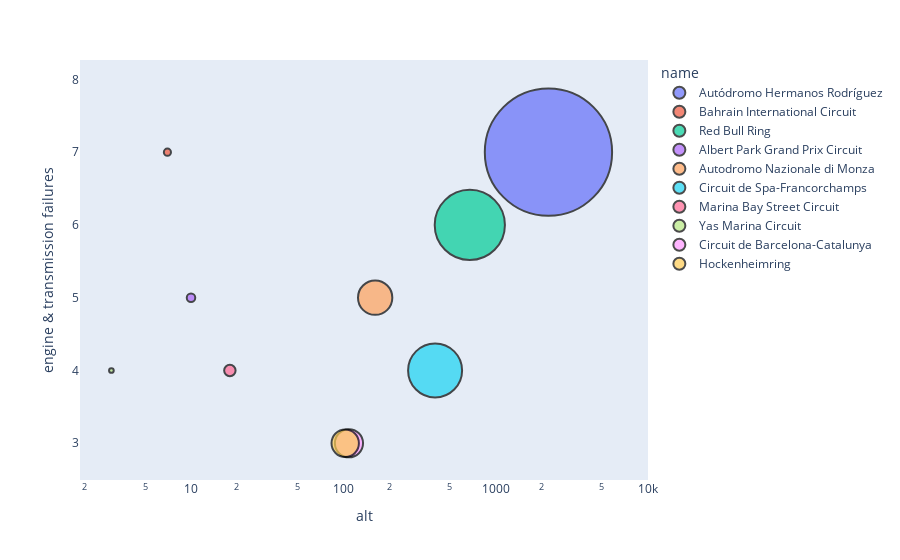

Notebook code cell kept with this figure:
### Code cell
df = circuit_altitudes

fig = px.scatter(df, x="alt", y="engine & transmission failures",
         size="alt", color="name",
                  log_x=True, size_max= 90)
fig.update_traces(textfont_size=20,
                  marker=dict(line=dict(color='#000000', width=2)))
fig.update_xaxes(showgrid=False)
fig.update_yaxes(showgrid=False)
fig.show()

### Figure 1 — Plotly figure (JSON) as saved in the notebook; plotly's stock layout.template omitted (floating-point values rounded to 4 significant figures)
{"data": [{"hovertemplate": "name=Autódromo Hermanos Rodríguez<br>alt=%{marker.size}<br>engine & transmission failures=%{y}<extra></extra>", "legendgroup": "Autódromo Hermanos Rodríguez", "marker": {"color": "#636efa", "line": {"color": "#000000", "width": 2}, "size": [2227], "sizemode": "area", "sizeref": 0.2749, "symbol": "circle"}, "mode": "markers", "name": "Autódromo Hermanos Rodríguez", "orientation": "v", "showlegend": true, "textfont": {"size": 20}, "type": "scatter", "x": [2227], "xaxis": "x", "y": [7], "yaxis": "y"}, {"hovertemplate": "name=Bahrain International Circuit<br>alt=%{marker.size}<br>engine & transmission failures=%{y}<extra></extra>", "legendgroup": "Bahrain International Circuit", "marker": {"color": "#EF553B", "line": {"color": "#000000", "width": 2}, "size": [7], "sizemode": "area", "sizeref": 0.2749, "symbol": "circle"}, "mode": "markers", "name": "Bahrain International Circuit", "orientation": "v", "showlegend": true, "textfont": {"size": 20}, "type": "scatter", "x": [7], "xaxis": "x", "y": [7], "yaxis": "y"}, {"hovertemplate": "name=Red Bull Ring<br>alt=%{marker.size}<br>engine & transmission failures=%{y}<extra></extra>", "legendgroup": "Red Bull Ring", "marker": {"color": "#00cc96", "line": {"color": "#000000", "width": 2}, "size": [678], "sizemode": "area", "sizeref": 0.2749, "symbol": "circle"}, "mode": "markers", "name": "Red Bull Ring", "orientation": "v", "showlegend": true, "textfont": {"size": 20}, "type": "scatter", "x": [678], "xaxis": "x", "y": [6], "yaxis": "y"}, {"hovertemplate": "name=Albert Park Grand Prix Circuit<br>alt=%{marker.size}<br>engine & transmission failures=%{y}<extra></extra>", "legendgroup": "Albert Park Grand Prix Circuit", "marker": {"color": "#ab63fa", "line": {"color": "#000000", "width": 2}, "size": [10], "sizemode": "area", "sizeref": 0.2749, "symbol": "circle"}, "mode": "markers", "name": "Albert Park Grand Prix Circuit", "orientation": "v", "showlegend": true, "textfont": {"size": 20}, "type": "scatter", "x": [10], "xaxis": "x", "y": [5], "yaxis": "y"}, {"hovertemplate": "name=Autodromo Nazionale di Monza<br>alt=%{marker.size}<br>engine & transmission failures=%{y}<extra></extra>", "legendgroup": "Autodromo Nazionale di Monza", "marker": {"color": "#FFA15A", "line": {"color": "#000000", "width": 2}, "size": [162], "sizemode": "area", "sizeref": 0.2749, "symbol": "circle"}, "mode": "markers", "name": "Autodromo Nazionale di Monza", "orientation": "v", "showlegend": true, "textfont": {"size": 20}, "type": "scatter", "x": [162], "xaxis": "x", "y": [5], "yaxis": "y"}, {"hovertemplate": "name=Circuit de Spa-Francorchamps<br>alt=%{marker.size}<br>engine & transmission failures=%{y}<extra></extra>", "legendgroup": "Circuit de Spa-Francorchamps", "marker": {"color": "#19d3f3", "line": {"color": "#000000", "width": 2}, "size": [401], "sizemode": "area", "sizeref": 0.2749, "symbol": "circle"}, "mode": "markers", "name": "Circuit de Spa-Francorchamps", "orientation": "v", "showlegend": true, "textfont": {"size": 20}, "type": "scatter", "x": [401], "xaxis": "x", "y": [4], "yaxis": "y"}, {"hovertemplate": "name=Marina Bay Street Circuit<br>alt=%{marker.size}<br>engine & transmission failures=%{y}<extra></extra>", "legendgroup": "Marina Bay Street Circuit", "marker": {"color": "#FF6692", "line": {"color": "#000000", "width": 2}, "size": [18], "sizemode": "area", "sizeref": 0.2749, "symbol": "circle"}, "mode": "markers", "name": "Marina Bay Street Circuit", "orientation": "v", "showlegend": true, "textfont": {"size": 20}, "type": "scatter", "x": [18], "xaxis": "x", "y": [4], "yaxis": "y"}, {"hovertemplate": "name=Yas Marina Circuit<br>alt=%{marker.size}<br>engine & transmission failures=%{y}<extra></extra>", "legendgroup": "Yas Marina Circuit", "marker": {"color": "#B6E880", "line": {"color": "#000000", "width": 2}, "size": [3], "sizemode": "area", "sizeref": 0.2749, "symbol": "circle"}, "mode": "markers", "name": "Yas Marina Circuit", "orientation": "v", "showlegend": true, "textfont": {"size": 20}, "type": "scatter", "x": [3], "xaxis": "x", "y": [4], "yaxis": "y"}, {"hovertemplate": "name=Circuit de Barcelona-Catalunya<br>alt=%{marker.size}<br>engine & transmission failures=%{y}<extra></extra>", "legendgroup": "Circuit de Barcelona-Catalunya", "marker": {"color": "#FF97FF", "line": {"color": "#000000", "width": 2}, "size": [109], "sizemode": "area", "sizeref": 0.2749, "symbol": "circle"}, "mode": "markers", "name": "Circuit de Barcelona-Catalunya", "orientation": "v", "showlegend": true, "textfont": {"size": 20}, "type": "scatter", "x": [109], "xaxis": "x", "y": [3], "yaxis": "y"}, {"hovertemplate": "name=Hockenheimring<br>alt=%{marker.size}<br>engine & transmission failures=%{y}<extra></extra>", "legendgroup": "Hockenheimring", "marker": {"color": "#FECB52", "line": {"color": "#000000", "width": 2}, "size": [103], "sizemode": "area", "sizeref": 0.2749, "symbol": "circle"}, "mode": "markers", "name": "Hockenheimring", "orientation": "v", "showlegend": true, "textfont": {"size": 20}, "type": "scatter", "x": [103], "xaxis": "x", "y": [3], "yaxis": "y"}], "layout": {"legend": {"itemsizing": "constant", "title": {"text": "name"}, "tracegroupgap": 0}, "margin": {"t": 60}, "xaxis": {"anchor": "y", "domain": [0, 1], "showgrid": false, "title": {"text": "alt"}, "type": "log"}, "yaxis": {"anchor": "x", "domain": [0, 1], "showgrid": false, "title": {"text": "engine & transmission failures"}}}}
